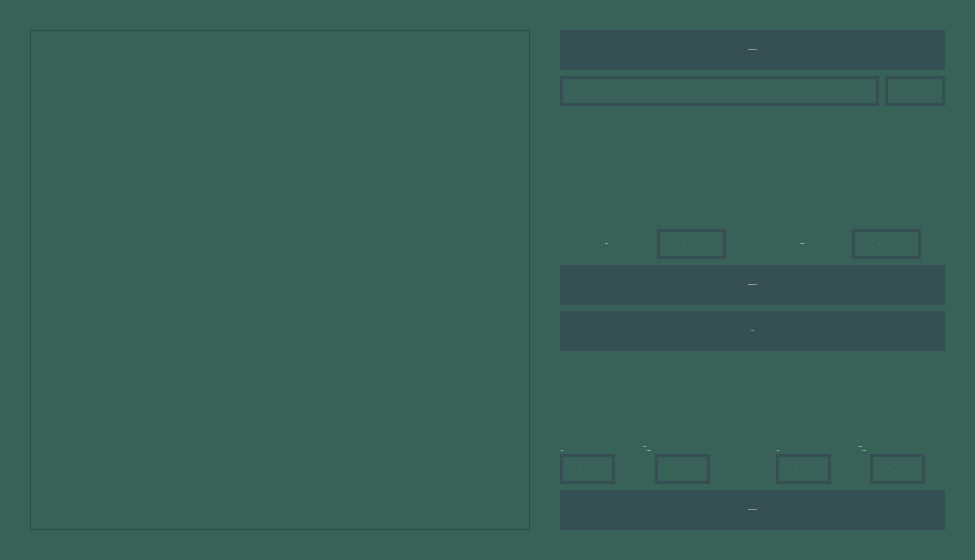
<?xml version="1.0" encoding="UTF-8"?>
<ui version="4.0">
 <class>MainWindow</class>
 <widget class="QMainWindow" name="MainWindow">
  <property name="geometry">
   <rect>
    <x>0</x>
    <y>0</y>
    <width>975</width>
    <height>560</height>
   </rect>
  </property>
  <property name="sizePolicy">
   <sizepolicy hsizetype="Fixed" vsizetype="Fixed">
    <horstretch>0</horstretch>
    <verstretch>0</verstretch>
   </sizepolicy>
  </property>
  <property name="minimumSize">
   <size>
    <width>975</width>
    <height>560</height>
   </size>
  </property>
  <property name="maximumSize">
   <size>
    <width>975</width>
    <height>560</height>
   </size>
  </property>
  <property name="windowTitle">
   <string>Maze</string>
  </property>
  <property name="windowIcon">
   <iconset resource="resources.qrc">
    <normaloff>:/icons/app_icon.png</normaloff>:/icons/app_icon.png</iconset>
  </property>
  <property name="styleSheet">
   <string notr="true"/>
  </property>
  <widget class="QWidget" name="centralwidget">
   <property name="sizePolicy">
    <sizepolicy hsizetype="Fixed" vsizetype="Fixed">
     <horstretch>0</horstretch>
     <verstretch>0</verstretch>
    </sizepolicy>
   </property>
   <property name="minimumSize">
    <size>
     <width>975</width>
     <height>560</height>
    </size>
   </property>
   <property name="maximumSize">
    <size>
     <width>975</width>
     <height>560</height>
    </size>
   </property>
   <property name="styleSheet">
    <string notr="true">background-color: rgb(56, 97, 87);</string>
   </property>
   <layout class="QGridLayout" name="gridLayout">
    <property name="leftMargin">
     <number>30</number>
    </property>
    <property name="topMargin">
     <number>30</number>
    </property>
    <property name="rightMargin">
     <number>30</number>
    </property>
    <property name="bottomMargin">
     <number>30</number>
    </property>
    <property name="spacing">
     <number>30</number>
    </property>
    <item row="0" column="0">
     <widget class="MazeView" name="maze_view">
      <property name="sizePolicy">
       <sizepolicy hsizetype="Fixed" vsizetype="Fixed">
        <horstretch>0</horstretch>
        <verstretch>0</verstretch>
       </sizepolicy>
      </property>
      <property name="minimumSize">
       <size>
        <width>500</width>
        <height>500</height>
       </size>
      </property>
      <property name="maximumSize">
       <size>
        <width>500</width>
        <height>500</height>
       </size>
      </property>
     </widget>
    </item>
    <item row="0" column="1">
     <layout class="QVBoxLayout" name="verticalLayout_5">
      <property name="sizeConstraint">
       <enum>QLayout::SizeConstraint::SetDefaultConstraint</enum>
      </property>
      <item>
       <layout class="QVBoxLayout" name="verticalLayout_4">
        <property name="spacing">
         <number>6</number>
        </property>
        <item>
         <widget class="QPushButton" name="load_btn">
          <property name="enabled">
           <bool>true</bool>
          </property>
          <property name="sizePolicy">
           <sizepolicy hsizetype="Preferred" vsizetype="Fixed">
            <horstretch>0</horstretch>
            <verstretch>0</verstretch>
           </sizepolicy>
          </property>
          <property name="minimumSize">
           <size>
            <width>357</width>
            <height>40</height>
           </size>
          </property>
          <property name="maximumSize">
           <size>
            <width>1000</width>
            <height>40</height>
           </size>
          </property>
          <property name="font">
           <font>
            <family>Segoe UI</family>
            <pointsize>-1</pointsize>
            <italic>false</italic>
            <bold>true</bold>
           </font>
          </property>
          <property name="styleSheet">
           <string notr="true">QPushButton { background-color: #354F52; color: white; border: none; border-radius: 0px; padding: 6px 12px; font: bold 14px 'Segoe UI';} QPushButton:pressed { background-color: #404051; } QPushButton:hover {background-color: #52796F;}</string>
          </property>
          <property name="text">
           <string>LOAD FROM FILE</string>
          </property>
          <property name="iconSize">
           <size>
            <width>20</width>
            <height>20</height>
           </size>
          </property>
          <property name="shortcut">
           <string>Ctrl+O</string>
          </property>
          <property name="autoDefault">
           <bool>false</bool>
          </property>
          <property name="default">
           <bool>false</bool>
          </property>
          <property name="flat">
           <bool>false</bool>
          </property>
         </widget>
        </item>
        <item>
         <layout class="QHBoxLayout" name="horizontalLayout_9">
          <item>
           <widget class="QLineEdit" name="file_name_lbl">
            <property name="sizePolicy">
             <sizepolicy hsizetype="Expanding" vsizetype="Fixed">
              <horstretch>0</horstretch>
              <verstretch>0</verstretch>
             </sizepolicy>
            </property>
            <property name="minimumSize">
             <size>
              <width>200</width>
              <height>30</height>
             </size>
            </property>
            <property name="maximumSize">
             <size>
              <width>1000</width>
              <height>30</height>
             </size>
            </property>
            <property name="font">
             <font>
              <family>Segoe UI</family>
              <pointsize>-1</pointsize>
              <italic>false</italic>
              <bold>true</bold>
             </font>
            </property>
            <property name="styleSheet">
             <string notr="true">QLineEdit {color: #ffffff;  border: 3px solid #354F52; padding: 2px; font: bold 14px 'Segoe UI'; border-radius: 0px;} QLineEdit:hover {border: 3px solid #52796F;}</string>
            </property>
            <property name="text">
             <string/>
            </property>
            <property name="alignment">
             <set>Qt::AlignmentFlag::AlignCenter</set>
            </property>
            <property name="readOnly">
             <bool>true</bool>
            </property>
           </widget>
          </item>
          <item>
           <widget class="QLineEdit" name="loaded_maze_size_lbl">
            <property name="sizePolicy">
             <sizepolicy hsizetype="Fixed" vsizetype="Fixed">
              <horstretch>0</horstretch>
              <verstretch>0</verstretch>
             </sizepolicy>
            </property>
            <property name="minimumSize">
             <size>
              <width>60</width>
              <height>30</height>
             </size>
            </property>
            <property name="maximumSize">
             <size>
              <width>60</width>
              <height>30</height>
             </size>
            </property>
            <property name="styleSheet">
             <string notr="true">QLineEdit {color: #ffffff;  border: 3px solid #354F52; padding: 2px; font: bold 14px 'Segoe UI'; border-radius: 0px;} QLineEdit:hover {border: 3px solid #52796F;}</string>
            </property>
            <property name="alignment">
             <set>Qt::AlignmentFlag::AlignCenter</set>
            </property>
            <property name="readOnly">
             <bool>true</bool>
            </property>
           </widget>
          </item>
         </layout>
        </item>
       </layout>
      </item>
      <item>
       <spacer name="verticalSpacer_3">
        <property name="orientation">
         <enum>Qt::Orientation::Vertical</enum>
        </property>
        <property name="sizeHint" stdset="0">
         <size>
          <width>20</width>
          <height>40</height>
         </size>
        </property>
       </spacer>
      </item>
      <item>
       <spacer name="verticalSpacer">
        <property name="orientation">
         <enum>Qt::Orientation::Vertical</enum>
        </property>
        <property name="sizeType">
         <enum>QSizePolicy::Policy::Expanding</enum>
        </property>
        <property name="sizeHint" stdset="0">
         <size>
          <width>20</width>
          <height>40</height>
         </size>
        </property>
       </spacer>
      </item>
      <item>
       <layout class="QVBoxLayout" name="verticalLayout_6">
        <property name="spacing">
         <number>6</number>
        </property>
        <property name="sizeConstraint">
         <enum>QLayout::SizeConstraint::SetFixedSize</enum>
        </property>
        <property name="topMargin">
         <number>0</number>
        </property>
        <item>
         <layout class="QHBoxLayout" name="horizontalLayout_4">
          <property name="sizeConstraint">
           <enum>QLayout::SizeConstraint::SetFixedSize</enum>
          </property>
          <item>
           <layout class="QHBoxLayout" name="horizontalLayout_5">
            <property name="spacing">
             <number>3</number>
            </property>
            <property name="sizeConstraint">
             <enum>QLayout::SizeConstraint::SetDefaultConstraint</enum>
            </property>
            <item>
             <widget class="QLabel" name="label">
              <property name="sizePolicy">
               <sizepolicy hsizetype="Preferred" vsizetype="Preferred">
                <horstretch>0</horstretch>
                <verstretch>0</verstretch>
               </sizepolicy>
              </property>
              <property name="minimumSize">
               <size>
                <width>60</width>
                <height>15</height>
               </size>
              </property>
              <property name="maximumSize">
               <size>
                <width>1000</width>
                <height>30</height>
               </size>
              </property>
              <property name="font">
               <font>
                <family>Segoe UI</family>
                <pointsize>-1</pointsize>
                <italic>false</italic>
                <bold>true</bold>
               </font>
              </property>
              <property name="styleSheet">
               <string notr="true">color: white; font: bold 14px 'Segoe UI';
</string>
              </property>
              <property name="text">
               <string>Rows:   </string>
              </property>
              <property name="alignment">
               <set>Qt::AlignmentFlag::AlignCenter</set>
              </property>
             </widget>
            </item>
            <item>
             <widget class="QSpinBox" name="rows_create_spb">
              <property name="sizePolicy">
               <sizepolicy hsizetype="Minimum" vsizetype="Fixed">
                <horstretch>0</horstretch>
                <verstretch>0</verstretch>
               </sizepolicy>
              </property>
              <property name="minimumSize">
               <size>
                <width>0</width>
                <height>30</height>
               </size>
              </property>
              <property name="maximumSize">
               <size>
                <width>16777215</width>
                <height>30</height>
               </size>
              </property>
              <property name="font">
               <font>
                <family>Segoe UI</family>
                <pointsize>-1</pointsize>
                <italic>false</italic>
                <bold>true</bold>
               </font>
              </property>
              <property name="styleSheet">
               <string notr="true">QSpinBox{ color: #ffffff; background-color: #386157; border-style: solid; border-width: 3px; border-color: #354F52; border-radius: 0px; margin-right: 24px; font: bold 14px 'Segoe UI';} QSpinBox::down-button, QSpinBox::up-button{ background-color: #386157; } QSpinBox::up-arrow, QSpinBox::down-arrow { width: 12px; height: 12px; } QSpinBox::up-arrow{ subcontrol-position: top center; } QSpinBox::down-arrow{ subcontrol-position: bottom center; } QSpinBox::up-arrow{ image: url(&quot;:/icons/arrow_up.png&quot;); } QSpinBox::down-arrow{ image: url(&quot;:/icons/arrow_down.png&quot;); } QSpinBox::up-arrow:hover{ image: url(&quot;:/icons/arrow_up_green.png&quot;); } QSpinBox::down-arrow:hover{ image: url(&quot;:/icons/arrow_down_green.png&quot;); } QSpinBox:hover {border: 3px solid #52796F;}

</string>
              </property>
              <property name="alignment">
               <set>Qt::AlignmentFlag::AlignCenter</set>
              </property>
              <property name="minimum">
               <number>1</number>
              </property>
              <property name="maximum">
               <number>50</number>
              </property>
             </widget>
            </item>
           </layout>
          </item>
          <item>
           <layout class="QHBoxLayout" name="horizontalLayout_6">
            <property name="spacing">
             <number>3</number>
            </property>
            <item>
             <widget class="QLabel" name="label_2">
              <property name="sizePolicy">
               <sizepolicy hsizetype="Preferred" vsizetype="Preferred">
                <horstretch>0</horstretch>
                <verstretch>0</verstretch>
               </sizepolicy>
              </property>
              <property name="minimumSize">
               <size>
                <width>60</width>
                <height>15</height>
               </size>
              </property>
              <property name="maximumSize">
               <size>
                <width>1000</width>
                <height>15</height>
               </size>
              </property>
              <property name="font">
               <font>
                <family>Segoe UI</family>
                <pointsize>-1</pointsize>
                <italic>false</italic>
                <bold>true</bold>
               </font>
              </property>
              <property name="styleSheet">
               <string notr="true">color: white; font: bold 14px 'Segoe UI';</string>
              </property>
              <property name="text">
               <string>Columns:</string>
              </property>
              <property name="alignment">
               <set>Qt::AlignmentFlag::AlignCenter</set>
              </property>
             </widget>
            </item>
            <item>
             <widget class="QSpinBox" name="cols_create_spb">
              <property name="minimumSize">
               <size>
                <width>0</width>
                <height>30</height>
               </size>
              </property>
              <property name="maximumSize">
               <size>
                <width>16777215</width>
                <height>30</height>
               </size>
              </property>
              <property name="font">
               <font>
                <family>Segoe UI</family>
                <pointsize>-1</pointsize>
                <italic>false</italic>
                <bold>true</bold>
               </font>
              </property>
              <property name="styleSheet">
               <string notr="true">QSpinBox{ color: #ffffff; background-color: #386157; border-style: solid; border-width: 3px; border-color: #354F52; border-radius: 0px; margin-right: 24px; font: bold 14px 'Segoe UI';} QSpinBox::down-button, QSpinBox::up-button{ background-color: #386157; } QSpinBox::up-arrow, QSpinBox::down-arrow { width: 12px; height: 12px; } QSpinBox::up-arrow{ subcontrol-position: top center; } QSpinBox::down-arrow{ subcontrol-position: bottom center; } QSpinBox::up-arrow{ image: url(&quot;:/icons/arrow_up.png&quot;); } QSpinBox::down-arrow{ image: url(&quot;:/icons/arrow_down.png&quot;); } QSpinBox::up-arrow:hover{ image: url(&quot;:/icons/arrow_up_green.png&quot;); } QSpinBox::down-arrow:hover{ image: url(&quot;:/icons/arrow_down_green.png&quot;); } QSpinBox:hover {border: 3px solid #52796F;}</string>
              </property>
              <property name="alignment">
               <set>Qt::AlignmentFlag::AlignCenter</set>
              </property>
              <property name="minimum">
               <number>1</number>
              </property>
              <property name="maximum">
               <number>50</number>
              </property>
             </widget>
            </item>
           </layout>
          </item>
         </layout>
        </item>
        <item>
         <widget class="QPushButton" name="generate_maze_btn">
          <property name="sizePolicy">
           <sizepolicy hsizetype="Preferred" vsizetype="Fixed">
            <horstretch>0</horstretch>
            <verstretch>0</verstretch>
           </sizepolicy>
          </property>
          <property name="minimumSize">
           <size>
            <width>357</width>
            <height>40</height>
           </size>
          </property>
          <property name="maximumSize">
           <size>
            <width>1000</width>
            <height>40</height>
           </size>
          </property>
          <property name="font">
           <font>
            <family>Segoe UI</family>
            <pointsize>-1</pointsize>
            <italic>false</italic>
            <bold>true</bold>
           </font>
          </property>
          <property name="styleSheet">
           <string notr="true">QPushButton { background-color: #354F52; color: white; border: none; border-radius: 0px; padding: 6px 12px; font: bold 14px 'Segoe UI';} QPushButton:pressed { background-color: #404051; } QPushButton:hover {background-color: #52796F;}</string>
          </property>
          <property name="text">
           <string>GENERATE MAZE</string>
          </property>
          <property name="autoDefault">
           <bool>false</bool>
          </property>
          <property name="flat">
           <bool>false</bool>
          </property>
         </widget>
        </item>
        <item>
         <widget class="QPushButton" name="save_btn">
          <property name="sizePolicy">
           <sizepolicy hsizetype="Preferred" vsizetype="Fixed">
            <horstretch>0</horstretch>
            <verstretch>0</verstretch>
           </sizepolicy>
          </property>
          <property name="minimumSize">
           <size>
            <width>357</width>
            <height>40</height>
           </size>
          </property>
          <property name="maximumSize">
           <size>
            <width>1000</width>
            <height>40</height>
           </size>
          </property>
          <property name="font">
           <font>
            <family>Segoe UI</family>
            <pointsize>-1</pointsize>
            <italic>false</italic>
            <bold>true</bold>
           </font>
          </property>
          <property name="styleSheet">
           <string notr="true">QPushButton { background-color: #354F52; color: white; border: none; border-radius: 0px; padding: 6px 12px; font: bold 14px 'Segoe UI';}
QPushButton:hover:enabled {
    background-color: #52796F;
}
QPushButton:pressed:enabled {
    background-color: #404051;
}
QPushButton:disabled {
    background-color: #4A6D71;
    color: #AAAAAA;
}</string>
          </property>
          <property name="text">
           <string>SAVE</string>
          </property>
          <property name="iconSize">
           <size>
            <width>20</width>
            <height>20</height>
           </size>
          </property>
          <property name="shortcut">
           <string>Ctrl+S</string>
          </property>
          <property name="autoRepeat">
           <bool>false</bool>
          </property>
         </widget>
        </item>
       </layout>
      </item>
      <item>
       <spacer name="verticalSpacer_2">
        <property name="orientation">
         <enum>Qt::Orientation::Vertical</enum>
        </property>
        <property name="sizeHint" stdset="0">
         <size>
          <width>20</width>
          <height>40</height>
         </size>
        </property>
       </spacer>
      </item>
      <item>
       <layout class="QVBoxLayout" name="verticalLayout_3">
        <property name="spacing">
         <number>6</number>
        </property>
        <property name="sizeConstraint">
         <enum>QLayout::SizeConstraint::SetFixedSize</enum>
        </property>
        <item>
         <layout class="QHBoxLayout" name="horizontalLayout_3">
          <property name="sizeConstraint">
           <enum>QLayout::SizeConstraint::SetFixedSize</enum>
          </property>
          <item>
           <layout class="QVBoxLayout" name="verticalLayout">
            <property name="spacing">
             <number>2</number>
            </property>
            <property name="sizeConstraint">
             <enum>QLayout::SizeConstraint::SetFixedSize</enum>
            </property>
            <item>
             <widget class="QLabel" name="label_3">
              <property name="sizePolicy">
               <sizepolicy hsizetype="Preferred" vsizetype="Preferred">
                <horstretch>0</horstretch>
                <verstretch>0</verstretch>
               </sizepolicy>
              </property>
              <property name="minimumSize">
               <size>
                <width>0</width>
                <height>20</height>
               </size>
              </property>
              <property name="maximumSize">
               <size>
                <width>16777215</width>
                <height>30</height>
               </size>
              </property>
              <property name="font">
               <font>
                <family>Segoe UI</family>
                <pointsize>-1</pointsize>
                <italic>false</italic>
                <bold>true</bold>
               </font>
              </property>
              <property name="styleSheet">
               <string notr="true">color: white; font: bold 14px 'Segoe UI';</string>
              </property>
              <property name="text">
               <string>START</string>
              </property>
              <property name="alignment">
               <set>Qt::AlignmentFlag::AlignBottom|Qt::AlignmentFlag::AlignHCenter</set>
              </property>
             </widget>
            </item>
            <item>
             <layout class="QHBoxLayout" name="horizontalLayout_8">
              <item>
               <widget class="QLabel" name="label_8">
                <property name="font">
                 <font>
                  <family>Segoe UI</family>
                  <pointsize>-1</pointsize>
                  <italic>false</italic>
                  <bold>true</bold>
                 </font>
                </property>
                <property name="styleSheet">
                 <string notr="true">color: white; font: bold 14px 'Segoe UI';</string>
                </property>
                <property name="text">
                 <string>   Row</string>
                </property>
                <property name="alignment">
                 <set>Qt::AlignmentFlag::AlignLeading|Qt::AlignmentFlag::AlignLeft|Qt::AlignmentFlag::AlignVCenter</set>
                </property>
               </widget>
              </item>
              <item>
               <widget class="QLabel" name="label_7">
                <property name="font">
                 <font>
                  <family>Segoe UI</family>
                  <pointsize>-1</pointsize>
                  <italic>false</italic>
                  <bold>true</bold>
                 </font>
                </property>
                <property name="styleSheet">
                 <string notr="true">color: white; font: bold 14px 'Segoe UI';</string>
                </property>
                <property name="text">
                 <string>   Column</string>
                </property>
                <property name="alignment">
                 <set>Qt::AlignmentFlag::AlignLeading|Qt::AlignmentFlag::AlignLeft|Qt::AlignmentFlag::AlignVCenter</set>
                </property>
               </widget>
              </item>
             </layout>
            </item>
            <item>
             <layout class="QHBoxLayout" name="horizontalLayout">
              <property name="spacing">
               <number>8</number>
              </property>
              <property name="sizeConstraint">
               <enum>QLayout::SizeConstraint::SetMaximumSize</enum>
              </property>
              <item>
               <widget class="QSpinBox" name="start_row_spb">
                <property name="sizePolicy">
                 <sizepolicy hsizetype="Fixed" vsizetype="Fixed">
                  <horstretch>0</horstretch>
                  <verstretch>0</verstretch>
                 </sizepolicy>
                </property>
                <property name="minimumSize">
                 <size>
                  <width>75</width>
                  <height>30</height>
                 </size>
                </property>
                <property name="maximumSize">
                 <size>
                  <width>75</width>
                  <height>30</height>
                 </size>
                </property>
                <property name="font">
                 <font>
                  <family>Segoe UI</family>
                  <pointsize>-1</pointsize>
                  <italic>false</italic>
                  <bold>true</bold>
                 </font>
                </property>
                <property name="styleSheet">
                 <string notr="true">QSpinBox{ color: #ffffff; background-color: #386157; border-style: solid; border-width: 3px; border-color: #354F52; border-radius: 0px; margin-right: 20px; font: bold 14px 'Segoe UI';} QSpinBox::down-button, QSpinBox::up-button{ background-color: #386157; } QSpinBox::up-arrow, QSpinBox::down-arrow { width: 12px; height: 12px; } QSpinBox::up-arrow{ subcontrol-position: top center; } QSpinBox::down-arrow{ subcontrol-position: bottom center; } QSpinBox::up-arrow{ image: url(&quot;:/icons/arrow_up.png&quot;); } QSpinBox::down-arrow{ image: url(&quot;:/icons/arrow_down.png&quot;); } QSpinBox::up-arrow:hover{ image: url(&quot;:/icons/arrow_up_green.png&quot;); } QSpinBox::down-arrow:hover{ image: url(&quot;:/icons/arrow_down_green.png&quot;); } QSpinBox:hover {border: 3px solid #52796F;}</string>
                </property>
                <property name="alignment">
                 <set>Qt::AlignmentFlag::AlignCenter</set>
                </property>
                <property name="maximum">
                 <number>49</number>
                </property>
               </widget>
              </item>
              <item>
               <spacer name="horizontalSpacer_2">
                <property name="orientation">
                 <enum>Qt::Orientation::Horizontal</enum>
                </property>
                <property name="sizeHint" stdset="0">
                 <size>
                  <width>40</width>
                  <height>20</height>
                 </size>
                </property>
               </spacer>
              </item>
              <item>
               <widget class="QSpinBox" name="start_col_spb">
                <property name="sizePolicy">
                 <sizepolicy hsizetype="Fixed" vsizetype="Fixed">
                  <horstretch>0</horstretch>
                  <verstretch>0</verstretch>
                 </sizepolicy>
                </property>
                <property name="minimumSize">
                 <size>
                  <width>75</width>
                  <height>30</height>
                 </size>
                </property>
                <property name="maximumSize">
                 <size>
                  <width>75</width>
                  <height>30</height>
                 </size>
                </property>
                <property name="font">
                 <font>
                  <family>Segoe UI</family>
                  <pointsize>-1</pointsize>
                  <italic>false</italic>
                  <bold>true</bold>
                 </font>
                </property>
                <property name="styleSheet">
                 <string notr="true">QSpinBox{ color: #ffffff; background-color: #386157; border-style: solid; border-width: 3px; border-color: #354F52; border-radius: 0px; margin-right: 20px; font: bold 14px 'Segoe UI';} QSpinBox::down-button, QSpinBox::up-button{ background-color: #386157; } QSpinBox::up-arrow, QSpinBox::down-arrow { width: 12px; height: 12px; } QSpinBox::up-arrow{ subcontrol-position: top center; } QSpinBox::down-arrow{ subcontrol-position: bottom center; } QSpinBox::up-arrow{ image: url(&quot;:/icons/arrow_up.png&quot;); } QSpinBox::down-arrow{ image: url(&quot;:/icons/arrow_down.png&quot;); } QSpinBox::up-arrow:hover{ image: url(&quot;:/icons/arrow_up_green.png&quot;); } QSpinBox::down-arrow:hover{ image: url(&quot;:/icons/arrow_down_green.png&quot;); } QSpinBox:hover {border: 3px solid #52796F;}</string>
                </property>
                <property name="alignment">
                 <set>Qt::AlignmentFlag::AlignCenter</set>
                </property>
                <property name="maximum">
                 <number>49</number>
                </property>
               </widget>
              </item>
             </layout>
            </item>
           </layout>
          </item>
          <item>
           <spacer name="horizontalSpacer">
            <property name="orientation">
             <enum>Qt::Orientation::Horizontal</enum>
            </property>
            <property name="sizeType">
             <enum>QSizePolicy::Policy::Minimum</enum>
            </property>
            <property name="sizeHint" stdset="0">
             <size>
              <width>40</width>
              <height>20</height>
             </size>
            </property>
           </spacer>
          </item>
          <item>
           <layout class="QVBoxLayout" name="verticalLayout_2">
            <property name="spacing">
             <number>2</number>
            </property>
            <property name="sizeConstraint">
             <enum>QLayout::SizeConstraint::SetFixedSize</enum>
            </property>
            <item>
             <widget class="QLabel" name="label_4">
              <property name="sizePolicy">
               <sizepolicy hsizetype="Preferred" vsizetype="Preferred">
                <horstretch>0</horstretch>
                <verstretch>0</verstretch>
               </sizepolicy>
              </property>
              <property name="minimumSize">
               <size>
                <width>0</width>
                <height>20</height>
               </size>
              </property>
              <property name="maximumSize">
               <size>
                <width>16777215</width>
                <height>30</height>
               </size>
              </property>
              <property name="font">
               <font>
                <family>Segoe UI</family>
                <pointsize>-1</pointsize>
                <italic>false</italic>
                <bold>true</bold>
               </font>
              </property>
              <property name="styleSheet">
               <string notr="true">color: white; font: bold 14px 'Segoe UI';</string>
              </property>
              <property name="text">
               <string>FINISH</string>
              </property>
              <property name="alignment">
               <set>Qt::AlignmentFlag::AlignBottom|Qt::AlignmentFlag::AlignHCenter</set>
              </property>
             </widget>
            </item>
            <item>
             <layout class="QHBoxLayout" name="horizontalLayout_7">
              <item>
               <widget class="QLabel" name="label_5">
                <property name="font">
                 <font>
                  <family>Segoe UI</family>
                  <pointsize>-1</pointsize>
                  <italic>false</italic>
                  <bold>true</bold>
                 </font>
                </property>
                <property name="styleSheet">
                 <string notr="true">color: white; font: bold 14px 'Segoe UI';</string>
                </property>
                <property name="text">
                 <string>   Row</string>
                </property>
                <property name="alignment">
                 <set>Qt::AlignmentFlag::AlignLeading|Qt::AlignmentFlag::AlignLeft|Qt::AlignmentFlag::AlignVCenter</set>
                </property>
               </widget>
              </item>
              <item>
               <widget class="QLabel" name="label_6">
                <property name="font">
                 <font>
                  <family>Segoe UI</family>
                  <pointsize>-1</pointsize>
                  <italic>false</italic>
                  <bold>true</bold>
                 </font>
                </property>
                <property name="styleSheet">
                 <string notr="true">color: white; font: bold 14px 'Segoe UI';</string>
                </property>
                <property name="text">
                 <string>  Column</string>
                </property>
                <property name="alignment">
                 <set>Qt::AlignmentFlag::AlignLeading|Qt::AlignmentFlag::AlignLeft|Qt::AlignmentFlag::AlignVCenter</set>
                </property>
               </widget>
              </item>
             </layout>
            </item>
            <item>
             <layout class="QHBoxLayout" name="horizontalLayout_2">
              <property name="spacing">
               <number>6</number>
              </property>
              <property name="sizeConstraint">
               <enum>QLayout::SizeConstraint::SetMinimumSize</enum>
              </property>
              <item>
               <widget class="QSpinBox" name="finish_row_spb">
                <property name="sizePolicy">
                 <sizepolicy hsizetype="Fixed" vsizetype="Fixed">
                  <horstretch>0</horstretch>
                  <verstretch>0</verstretch>
                 </sizepolicy>
                </property>
                <property name="minimumSize">
                 <size>
                  <width>75</width>
                  <height>30</height>
                 </size>
                </property>
                <property name="maximumSize">
                 <size>
                  <width>75</width>
                  <height>30</height>
                 </size>
                </property>
                <property name="font">
                 <font>
                  <family>Segoe UI</family>
                  <pointsize>-1</pointsize>
                  <italic>false</italic>
                  <bold>true</bold>
                 </font>
                </property>
                <property name="styleSheet">
                 <string notr="true">QSpinBox{ color: #ffffff; background-color: #386157; border-style: solid; border-width: 3px; border-color: #354F52; border-radius: 0px; margin-right: 20px; font: bold 14px 'Segoe UI';} QSpinBox::down-button, QSpinBox::up-button{ background-color: #386157; } QSpinBox::up-arrow, QSpinBox::down-arrow { width: 12px; height: 12px; } QSpinBox::up-arrow{ subcontrol-position: top center; } QSpinBox::down-arrow{ subcontrol-position: bottom center; } QSpinBox::up-arrow{ image: url(&quot;:/icons/arrow_up.png&quot;); } QSpinBox::down-arrow{ image: url(&quot;:/icons/arrow_down.png&quot;); } QSpinBox::up-arrow:hover{ image: url(&quot;:/icons/arrow_up_green.png&quot;); } QSpinBox::down-arrow:hover{ image: url(&quot;:/icons/arrow_down_green.png&quot;); } QSpinBox:hover {border: 3px solid #52796F;}</string>
                </property>
                <property name="alignment">
                 <set>Qt::AlignmentFlag::AlignCenter</set>
                </property>
                <property name="maximum">
                 <number>49</number>
                </property>
               </widget>
              </item>
              <item>
               <spacer name="horizontalSpacer_3">
                <property name="orientation">
                 <enum>Qt::Orientation::Horizontal</enum>
                </property>
                <property name="sizeHint" stdset="0">
                 <size>
                  <width>40</width>
                  <height>20</height>
                 </size>
                </property>
               </spacer>
              </item>
              <item>
               <widget class="QSpinBox" name="finish_col_spb">
                <property name="sizePolicy">
                 <sizepolicy hsizetype="Fixed" vsizetype="Fixed">
                  <horstretch>0</horstretch>
                  <verstretch>0</verstretch>
                 </sizepolicy>
                </property>
                <property name="minimumSize">
                 <size>
                  <width>75</width>
                  <height>30</height>
                 </size>
                </property>
                <property name="maximumSize">
                 <size>
                  <width>75</width>
                  <height>30</height>
                 </size>
                </property>
                <property name="font">
                 <font>
                  <family>Segoe UI</family>
                  <pointsize>-1</pointsize>
                  <italic>false</italic>
                  <bold>true</bold>
                 </font>
                </property>
                <property name="styleSheet">
                 <string notr="true">QSpinBox{ color: #ffffff; background-color: #386157; border-style: solid; border-width: 3px; border-color: #354F52; border-radius: 0px; margin-right: 20px; font: bold 14px 'Segoe UI';} QSpinBox::down-button, QSpinBox::up-button{ background-color: #386157; } QSpinBox::up-arrow, QSpinBox::down-arrow { width: 12px; height: 12px; } QSpinBox::up-arrow{ subcontrol-position: top center; } QSpinBox::down-arrow{ subcontrol-position: bottom center; } QSpinBox::up-arrow{ image: url(&quot;:/icons/arrow_up.png&quot;); } QSpinBox::down-arrow{ image: url(&quot;:/icons/arrow_down.png&quot;); } QSpinBox::up-arrow:hover{ image: url(&quot;:/icons/arrow_up_green.png&quot;); } QSpinBox::down-arrow:hover{ image: url(&quot;:/icons/arrow_down_green.png&quot;); } QSpinBox:hover {border: 3px solid #52796F;}</string>
                </property>
                <property name="alignment">
                 <set>Qt::AlignmentFlag::AlignCenter</set>
                </property>
                <property name="maximum">
                 <number>49</number>
                </property>
               </widget>
              </item>
             </layout>
            </item>
           </layout>
          </item>
         </layout>
        </item>
        <item>
         <widget class="QPushButton" name="solve_maze_btn">
          <property name="sizePolicy">
           <sizepolicy hsizetype="Preferred" vsizetype="Fixed">
            <horstretch>0</horstretch>
            <verstretch>0</verstretch>
           </sizepolicy>
          </property>
          <property name="minimumSize">
           <size>
            <width>357</width>
            <height>40</height>
           </size>
          </property>
          <property name="maximumSize">
           <size>
            <width>1000</width>
            <height>40</height>
           </size>
          </property>
          <property name="font">
           <font>
            <family>Segoe UI</family>
            <pointsize>-1</pointsize>
            <italic>false</italic>
            <bold>true</bold>
           </font>
          </property>
          <property name="styleSheet">
           <string notr="true">QPushButton { background-color: #354F52; color: white; border: none; border-radius: 0px; padding: 6px 12px; font: bold 14px 'Segoe UI';}
QPushButton:hover:enabled {
    background-color: #52796F;
}
QPushButton:pressed:enabled {
    background-color: #404051;
}
QPushButton:disabled {
    background-color: #4A6D71;
    color: #AAAAAA;
}</string>
          </property>
          <property name="text">
           <string>SHOW SOLUTION</string>
          </property>
         </widget>
        </item>
       </layout>
      </item>
     </layout>
    </item>
   </layout>
  </widget>
 </widget>
 <customwidgets>
  <customwidget>
   <class>MazeView</class>
   <extends>QGraphicsView</extends>
   <header>maze_view.h</header>
  </customwidget>
 </customwidgets>
 <resources>
  <include location="resources.qrc"/>
 </resources>
 <connections/>
</ui>
